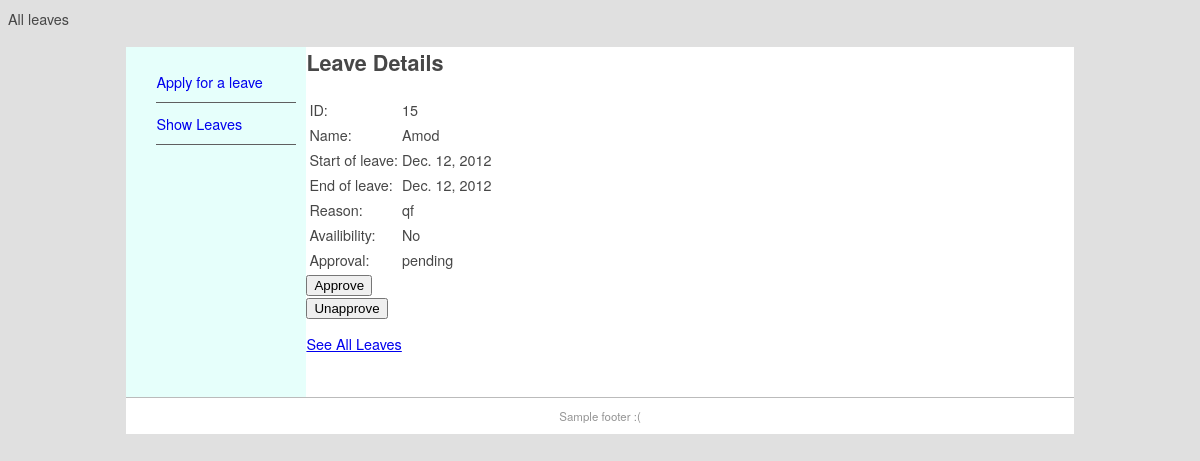
The page /show/15 on the database its author committed.
### demo/models.py (models this page shows, shortened)
class Leave(models.Model):
    name = models.CharField(max_length=100)
    designation = models.CharField(max_length=60)
    leavestart = models.DateField('Start date of leave (mm/dd/yy)')
    leaveend = models.DateField('End date of leave (mm/dd/yy)')
    reason = models.TextField()
    availibilty = models.CharField(max_length=20)
    approval = models.CharField(max_length=40, choices=APPROVAL_CHOICES)
    submitted = models.DateField(auto_now_add=True)

### demo/views.py (the view, shortened to what this page needs)
# urls.py: path('show/<int:pk>', LeaveView.as_view(), name='leave-detail'),
class LeaveView(DetailView):
    context_object_name = 'leave'
    def get_object(self, queryset=None):
        obj = super(LeaveView, self).get_object(queryset=queryset)
        return obj
    def get_queryset(self):
        return Leave.objects.filter()
    def get_context_data(self, **kwargs):
        context = super(LeaveView, self).get_context_data(**kwargs)
        return context

### demo/templates/demo/leave_detail.html (shortened to what this page needs)
{% extends "demo/leave.html" %}
{% block content %}
<h1>Leave Details</h1>
<table class="leave">
  <tr><td>ID:</td><td>{{ leave.id }}</td></tr>
  <tr><td>Name:</td><td>{{ leave.name }}</td></tr>
  <tr><td>Start of leave:</td><td>{{ leave.leavestart }}</td></tr>
  <tr><td>End of leave:</td><td>{{ leave.leaveend }}</td></tr>
  <tr><td>Reason:</td><td>{{ leave.reason }}</td></tr>
  <tr><td>Availibility:</td><td>{{ leave.availibilty }}</td></tr>
  <tr><td>Approval:</td><td>{{ leave.approval|default:'pending' }}</td></tr>
</table>
<form method="POST">
  <button type="submit" name="approve">Approve</button>
</form>
<form method="POST">
  <button type="submit" name="unapprove">Unapprove</button>
</form>
<p><a href="../show">See All Leaves</a></p>
{% endblock content %}

### swddemo/static/main.css (style rules this page uses)
body { background-color: #E0E0E0; font-family: Gotham, "Helvetica Neue", Helvetica, Arial, sans-serif; font-size: 0.9em; text-align: justify; color: #474747; }

### rows shown on the page
Leave: id "15", name "Amod", leavestart "Dec. 12, 2012", leaveend "Dec. 12, 2012", reason "qf", availibilty "No", approval "pending"
